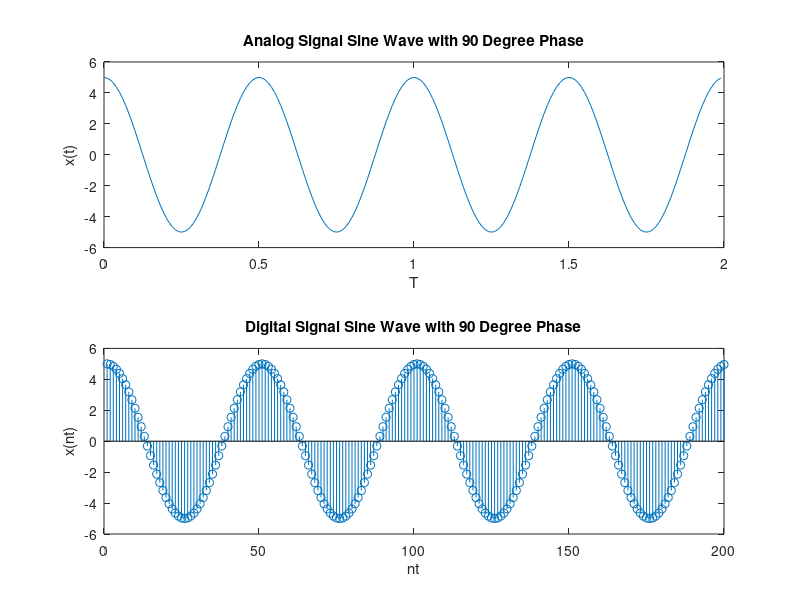

Recreate this plot in MATLAB.
% _analog signal
% x(t) = 5 sin ( 2 * pi * 2 * t + phase)

clc;
clear all;
close all;

a = 5;
f = 2;
fs = 50 * f;
T = 2;
ph = pi / 2; % 90 degree

t = 0:1/fs:T-(1/fs);

x = a * sin (2 * pi * f * t + ph);

hold on;
subplot(2,1,1);
plot(t, x);
xlabel("T");
ylabel("x(t)");
title("Analog Signal Sine Wave with 90 Degree Phase");


% _digital signal
% x(nt) = 5 sin ( 2 * pi * f/fs * n + phase)
% same as previous, just plot as a stem plot

subplot(2,1,2);
stem(x);
xlabel("nt");
ylabel("x(nt)");
title("Digital Signal Sine Wave with 90 Degree Phase");
